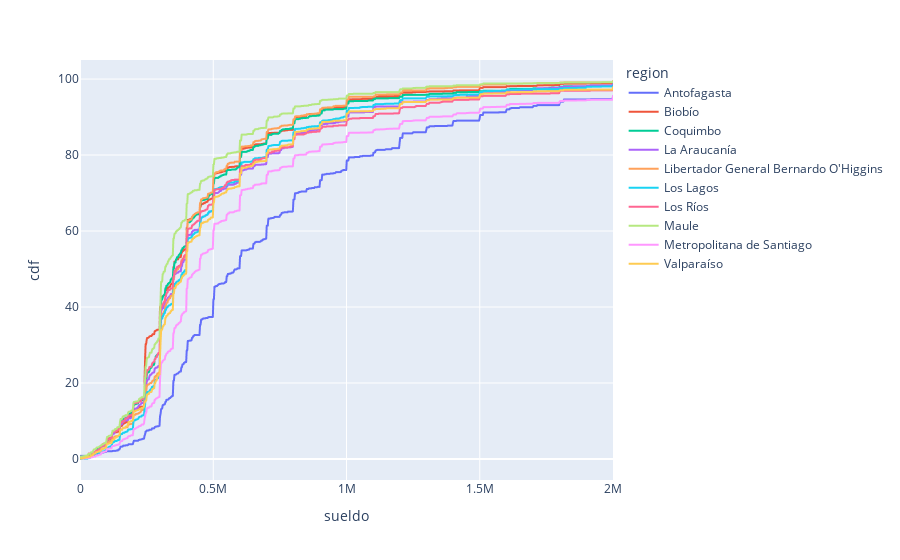

Here is the notebook cell this chart was saved with:
### Code cell
sueldo_col_name = 'sueldo_neto'
groupby_col = 'region'
max_n_groups = 10
#max_sueldo = esi[sueldo_col_name].max()
max_sueldo = 2_000_000

sueldo_range = np.linspace(0, max_sueldo, 1000)

nro_datos_grupo = esi.dropna(subset=[sueldo_col_name])[groupby_col].value_counts()
grupos_a_usar = list(nro_datos_grupo.index[:max_n_groups].values)

restriccion = esi.dropna(subset=[sueldo_col_name])[groupby_col].isin(grupos_a_usar)
cdf_dict = esi.dropna(subset=[sueldo_col_name]).loc[restriccion].groupby(groupby_col)[sueldo_col_name].apply(get_cdf).to_dict()
cdf_df = pd.DataFrame(cdf_dict, index=sueldo_range).reset_index().rename(columns={'index': 'sueldo'})
cdf_df = cdf_df.melt(id_vars=['sueldo'], var_name=groupby_col, value_name='cdf')
px.line(cdf_df, x='sueldo', y='cdf', color=groupby_col)

### Figure 1 — Plotly figure (JSON) as saved in the notebook; plotly's stock layout.template omitted (floating-point values rounded to 4 significant figures; data arrays with more than 128 entries replaced by an {"elided": "..."} marker saying what was removed)
{"data": [{"hoverlabel": {"namelength": 0}, "hovertemplate": "region=Antofagasta<br>sueldo=%{x}<br>cdf=%{y}", "legendgroup": "Antofagasta", "line": {"color": "#636efa", "dash": "solid"}, "mode": "lines", "name": "Antofagasta", "showlegend": true, "type": "scattergl", "x": {"elided": "1000 float values"}, "xaxis": "x", "y": {"elided": "1000 float values"}, "yaxis": "y"}, {"hoverlabel": {"namelength": 0}, "hovertemplate": "region=Biobío<br>sueldo=%{x}<br>cdf=%{y}", "legendgroup": "Biobío", "line": {"color": "#EF553B", "dash": "solid"}, "mode": "lines", "name": "Biobío", "showlegend": true, "type": "scattergl", "x": {"elided": "1000 float values"}, "xaxis": "x", "y": {"elided": "1000 float values"}, "yaxis": "y"}, {"hoverlabel": {"namelength": 0}, "hovertemplate": "region=Coquimbo<br>sueldo=%{x}<br>cdf=%{y}", "legendgroup": "Coquimbo", "line": {"color": "#00cc96", "dash": "solid"}, "mode": "lines", "name": "Coquimbo", "showlegend": true, "type": "scattergl", "x": {"elided": "1000 float values"}, "xaxis": "x", "y": {"elided": "1000 float values"}, "yaxis": "y"}, {"hoverlabel": {"namelength": 0}, "hovertemplate": "region=La Araucanía<br>sueldo=%{x}<br>cdf=%{y}", "legendgroup": "La Araucanía", "line": {"color": "#ab63fa", "dash": "solid"}, "mode": "lines", "name": "La Araucanía", "showlegend": true, "type": "scattergl", "x": {"elided": "1000 float values"}, "xaxis": "x", "y": {"elided": "1000 float values"}, "yaxis": "y"}, {"hoverlabel": {"namelength": 0}, "hovertemplate": "region=Libertador General Bernardo O'Higgins<br>sueldo=%{x}<br>cdf=%{y}", "legendgroup": "Libertador General Bernardo O'Higgins", "line": {"color": "#FFA15A", "dash": "solid"}, "mode": "lines", "name": "Libertador General Bernardo O'Higgins", "showlegend": true, "type": "scattergl", "x": {"elided": "1000 float values"}, "xaxis": "x", "y": {"elided": "1000 float values"}, "yaxis": "y"}, {"hoverlabel": {"namelength": 0}, "hovertemplate": "region=Los Lagos<br>sueldo=%{x}<br>cdf=%{y}", "legendgroup": "Los Lagos", "line": {"color": "#19d3f3", "dash": "solid"}, "mode": "lines", "name": "Los Lagos", "showlegend": true, "type": "scattergl", "x": {"elided": "1000 float values"}, "xaxis": "x", "y": {"elided": "1000 float values"}, "yaxis": "y"}, {"hoverlabel": {"namelength": 0}, "hovertemplate": "region=Los Ríos<br>sueldo=%{x}<br>cdf=%{y}", "legendgroup": "Los Ríos", "line": {"color": "#FF6692", "dash": "solid"}, "mode": "lines", "name": "Los Ríos", "showlegend": true, "type": "scattergl", "x": {"elided": "1000 float values"}, "xaxis": "x", "y": {"elided": "1000 float values"}, "yaxis": "y"}, {"hoverlabel": {"namelength": 0}, "hovertemplate": "region=Maule<br>sueldo=%{x}<br>cdf=%{y}", "legendgroup": "Maule", "line": {"color": "#B6E880", "dash": "solid"}, "mode": "lines", "name": "Maule", "showlegend": true, "type": "scattergl", "x": {"elided": "1000 float values"}, "xaxis": "x", "y": {"elided": "1000 float values"}, "yaxis": "y"}, {"hoverlabel": {"namelength": 0}, "hovertemplate": "region=Metropolitana de Santiago<br>sueldo=%{x}<br>cdf=%{y}", "legendgroup": "Metropolitana de Santiago", "line": {"color": "#FF97FF", "dash": "solid"}, "mode": "lines", "name": "Metropolitana de Santiago", "showlegend": true, "type": "scattergl", "x": {"elided": "1000 float values"}, "xaxis": "x", "y": {"elided": "1000 float values"}, "yaxis": "y"}, {"hoverlabel": {"namelength": 0}, "hovertemplate": "region=Valparaíso<br>sueldo=%{x}<br>cdf=%{y}", "legendgroup": "Valparaíso", "line": {"color": "#FECB52", "dash": "solid"}, "mode": "lines", "name": "Valparaíso", "showlegend": true, "type": "scattergl", "x": {"elided": "1000 float values"}, "xaxis": "x", "y": {"elided": "1000 float values"}, "yaxis": "y"}], "layout": {"legend": {"title": {"text": "region"}, "tracegroupgap": 0}, "margin": {"t": 60}, "xaxis": {"anchor": "y", "domain": [0, 1], "title": {"text": "sueldo"}}, "yaxis": {"anchor": "x", "domain": [0, 1], "title": {"text": "cdf"}}}}
